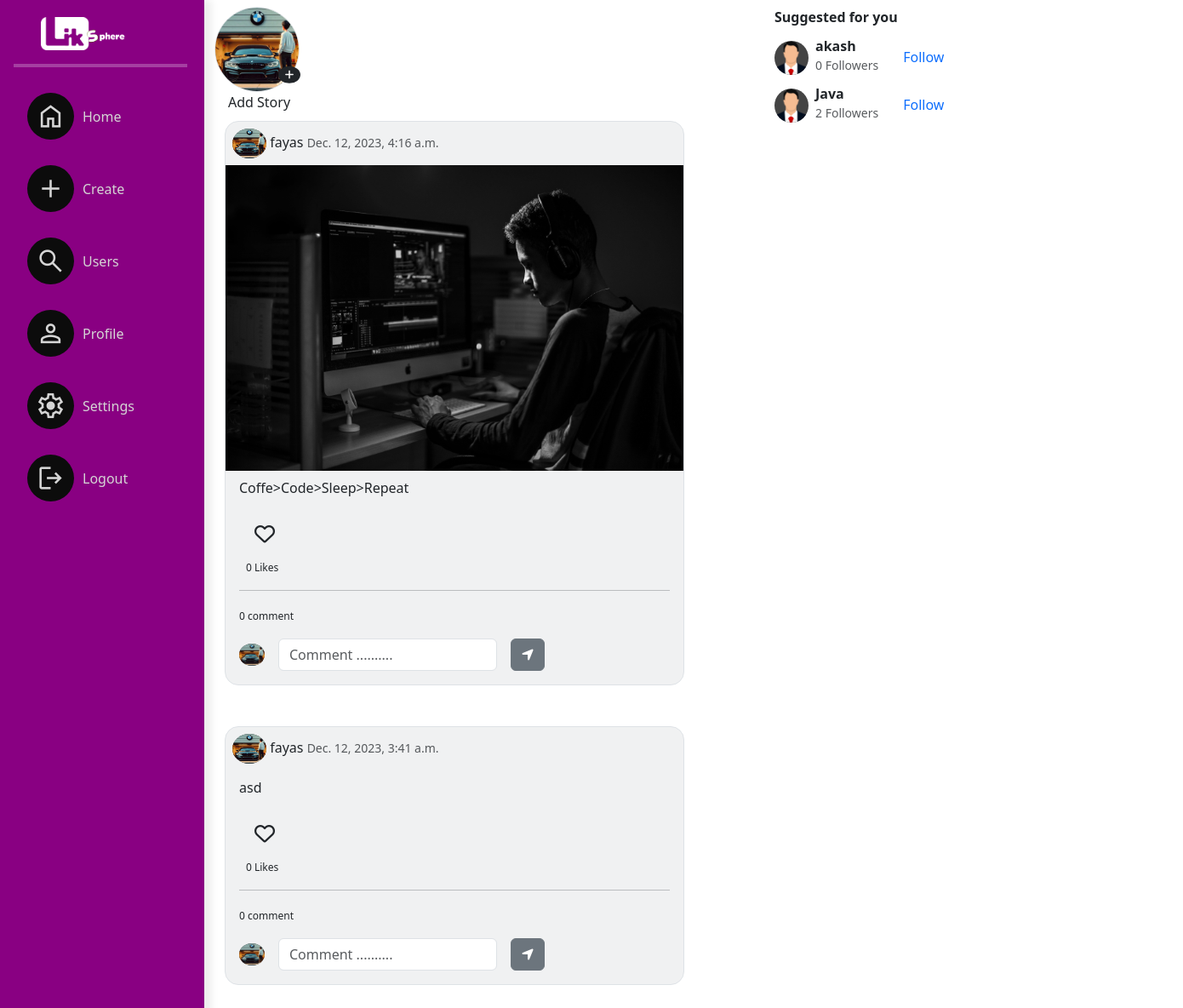
Page /linksphere/index/ (signed in) on the earlier database version.
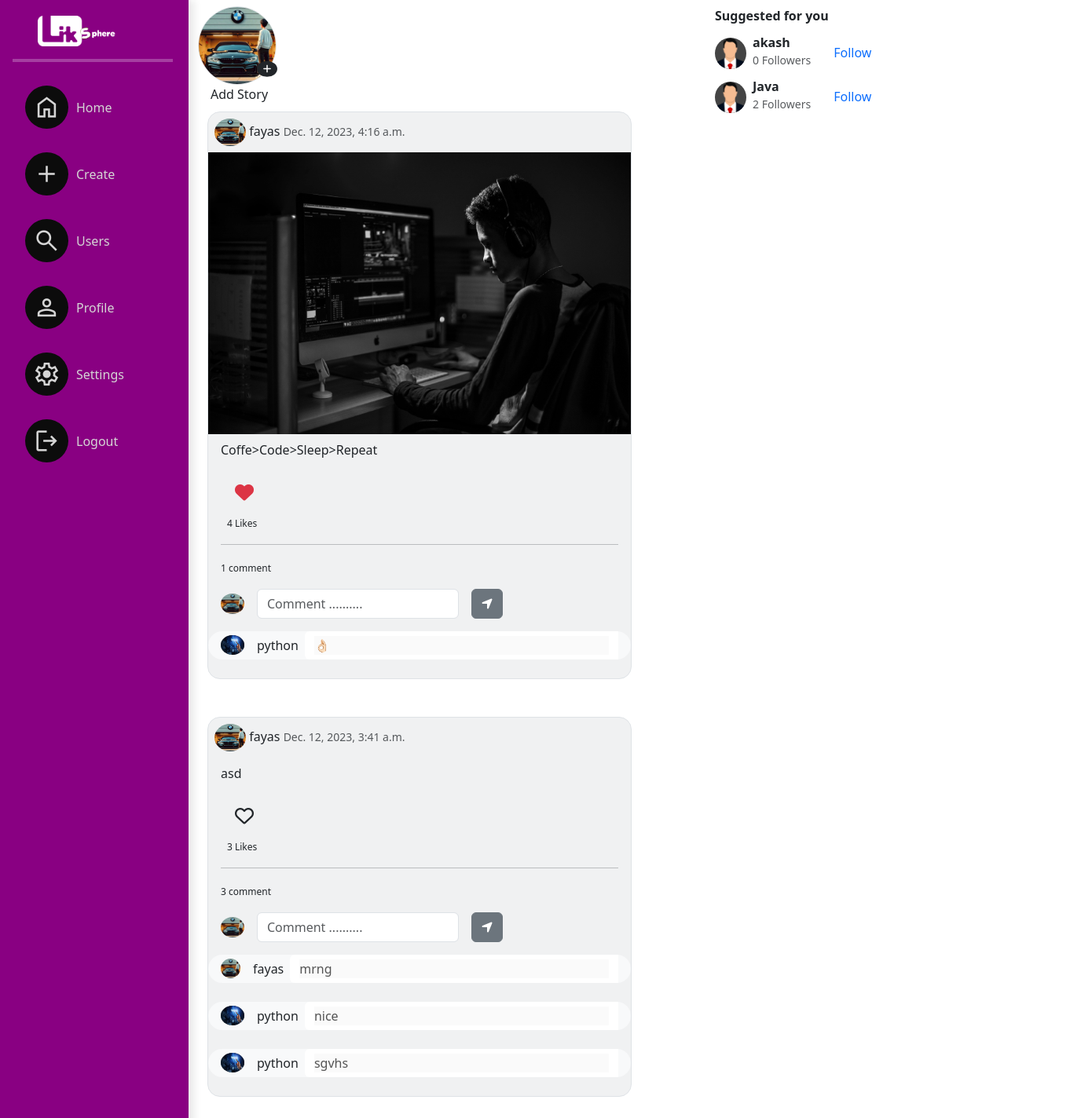
Same page on the later database version.
### socialapp/models.py (models this page shows, shortened)
class UserProfile(models.Model):
    user=models.OneToOneField(User,on_delete=models.CASCADE,related_name="profile")
    address=models.CharField(max_length=200,null=True)
    phone=models.CharField(max_length=200,null=True)
    profile_pic=models.ImageField(upload_to="profilepics",null=True,blank=True)
    dob=models.DateField(null=True)
    bio=models.CharField(max_length=200,null=True)
    following=models.ManyToManyField("self",related_name="followed_by",symmetrical=False,null=True)
    block=models.ManyToManyField("self",related_name="blocked",symmetrical=False,null=True)

class Posts(models.Model):
    user=models.ForeignKey(User,on_delete=models.CASCADE,related_name="userpost")
    title=models.CharField(max_length=200,null=True,blank=True)
    post_image=models.ImageField(upload_to="posters",null=True,blank=True)
    created_date=models.DateTimeField(auto_now_add=True)
    liked_by=models.ManyToManyField(User,related_name="post_like")

class Comments(models.Model):
    user=models.ForeignKey(User,related_name="comment",on_delete=models.CASCADE)
    text=models.CharField(max_length=200)
    created_date=models.DateTimeField(auto_now_add=True)
    post=models.ForeignKey(Posts,related_name="post_comments",on_delete=models.CASCADE)

### socialapp/views.py (the view, shortened to what this page needs)
# urls.py: path('linksphere/index/',views.IndexView.as_view(),name="index"),
@method_decorator(decs,name="dispatch")
class IndexView(CreateView,ListView):
    template_name="index.html"
    model=Posts
    form_class=PostForm
    context_object_name="data"
    def get_queryset(self):
        blocked_profiles=self.request.user.profile.block.all()
        blocked_profile_id=[pr.user.id for pr in blocked_profiles]
        qs=Posts.objects.all().exclude(user__id__in=blocked_profile_id).order_by("-created_date")
        return qs
    def get_context_data(self, **kwargs):
        context=super().get_context_data(**kwargs)
        current_date=timezone.now()
        context["stories"]=Stories.objects.filter(expiry_date__gte=current_date)
        followed_profiles=self.request.user.profile.following.all()
        profile_id=[pr.user.id for pr in followed_profiles]
        context["profiles"] = UserProfile.objects.all().exclude(user=self.request.user).exclude(user__username='admin').exclude(user__id__in=profile_id)
        return context

### socialapp/forms.py
class PostForm(forms.ModelForm):
    class Meta:
        model=Posts
        fields=["title","post_image"]

### socialapp/templates/index.html (shortened to what this page needs)
{%extends 'base.html'%}
{%load static%}
{%block body_block%}
        <div class="container list mt-2 ">
            <div class=" d-flex">
                <a href=""data-bs-toggle="modal" data-bs-target="#exampleModal" class="text-dark d-flex flex-column align-items-start ">
                    {%if request.user.profile.profile_pic%}
                        <img src="{{request.user.profile.profile_pic.url}}" alt="" class="border rounded-circle pro-relative" style="height: 100px;width: 100px;">
                    {%else%}
                        <img src="{%static 'socialapp/images/profilepic.png'%}" alt="" class="border rounded-circle bg-secondary pro-relative" style="height: 100px;width: 100px;">
                    {%endif%}
                    <span class="pro-absolute translate-middle badge rounded-circle bg-dark"><i class="fa-solid fa-plus"></i></span>
                    <span class="ms-3">Add Story</span>
                </a>
                <div class="d-flex container w-50" style="margin-left: 0; margin-right: 0;">
                </div>
                <div class="">
                    <strong>Suggested for you</strong>
                    <div>
                        {%for profile in profiles%}
                        <div class="d-flex mt-3">
                            <div class="">
                                {%if profile.profile_pic%}
                                    <img class="profile-small me-2" src="{{profile.profile_pic.url}}" alt="Avatar" height="35px">
                                {%else%}
                                    <img class="profile-small me-2" src="{%static 'socialapp/images/profilepic.png'%}" alt="Avatar">
                                {%endif%}
                            </div>
                            <div class="d-flex flex-column" style="margin-top: -6px;">
                                <strong>{{profile.user}}</strong>
                                <small class="text-body-secondary">{{profile.followed_by.count}} Followers</small>
                            </div>
                            <div class="ms-3">
                                <form action="{%url 'follow' profile.id%}" method="post" class="d-flex justify-content-evenly">
                                    {%if profile in request.user.profile.following.all%}
                                      <button type="submit" class="btn" name="action" value="unfollow">Unfollow</button>
                                    {%else%}
                                      <button type="submit" class="btn text-primary" name="action" value="follow">Follow</button>
                                    {%endif%}
                                </form>
                            </div>
                        </div>
                        {%endfor%}
                    </div>
                </div>
            </div>
            <div class="post-position">
                {%for post in data%}
              <div class="container mb-5 w-50" style="margin-left: 0;">
                <div class="border border-1 bg-secondary bg-opacity-10  rounded-4 mt-4 w-100">
                    <div class="ms-2 mt-2 mb-2">
                      {%if post.user.profile.profile_pic%}
                        <img class="profile-small" src="{{post.user.profile.profile_pic.url}}" alt="Avatar" height="35px">
                      {%else%}
                        <img class="profile-small" src="{%static 'socialapp/images/profilepic.png'%}" alt="Avatar">
                      {%endif%}
                        {{post.user}} <small class="text-body-secondary">{{post.created_date}}</small>
                    </div>
                    <div>
                        {%if post.post_image%}
                            <img src="{{post.post_image.url}}" class="h-auto w-100" alt="">
                        {%endif%}
                    </div>
                    <div class="p-2 ms-2">
                        {%if post.title%}
                            {{post.title}}
                        {%endif%}
                    </div>
                    <div class="ms-2 mt-2 mb-2 d-flex align-items-start">
                        <form action="{%url 'like' post.id%}" method="post" class="d-flex">
                            {%if request.user in post.liked_by.all%}
                                <div class="d-block flex-column">
                                    <div>
                                        <button type="submit" name="action" value="dislike" class="btn"><i class="fa-solid fa-heart fs-4 text-danger btn"></i></button>
                                    </div>
                                    <div>
                                        <span class="ms-3 spa">{{post.liked_by.all.count}} Likes</span>
                                    </div>
                                </div>
                            {%else%}
                                <div class="d-block flex-column">
                                    <div>
                                        <button type="submit" name="action" value="like" class="btn"><i class="fa-regular fa-heart fs-4 text-dark btn"></i></button>
                                    </div>
                                    <div>
                                        <span class="ms-3 spa">{{post.liked_by.all.count}} Likes</span>
                                    </div>
                                </div>
                            {%endif%}
                        </form>
                    </div>
                    <hr class="ms-3 me-3">
                        <div>
                            <span class="ms-3 spa">{{post.post_comments.all.count}} comment</span>
                        </div>
                        <div class="d-flex align-items-center p-3 ">
                            <div>
                                {%if request.user.profile.profile_pic%}
                                    <img class="profile-xsmall" src="{{request.user.profile.profile_pic.url}}" alt="Avatar" style="height: 26px;">
                                {%else%}
                                    <img class="profile-xsmall" src="{%static 'socialapp/images/profilepic.png'%}" alt="Avatar">
                                {%endif%}
                            </div>
                            <form action="{%url 'comment' post.id%}" method="post">
                                <div class="d-flex">
                                    <input type="text" class="form-control ms-3 me-3" name="text" id="" placeholder="Comment ..........">
                                    <button type="submit" class="btn btn-secondary"><i class="fa-solid fa-location-arrow"></i></button>
                                </div>
                            </form>
                        </div>
                        {%for c in post.post_comments.all%}
                        <div class="mb-4">
                                <div class="d-flex align-items-center ps-3 pe-3 mb-2 bg-light rounded-pill w-100">
                                    {%if c.user.profile.profile_pic%}
                                        <img class="profile-xsmall me-3" src="{{c.user.profile.profile_pic.url}}" alt="Avatar" style="height: 25px;">
                                    {%else%}
                                        <img class="profile-xsmall me-3" src="{%static 'socialapp/images/profilepic.png'%}" alt="Avatar">
                                    {%endif%}
                                    {{c.user}}
                                    <div class="ms-2 comment form-control rounded-end-0 border-0">
                                        <input type="text" name="" value="{{c.text}}" disabled id="" placeholder="Message .........." class="border-0 w-100">
                                    </div>
                                </div>
                        </div>
                        {%endfor%}
                </div>
              </div>
              {%endfor%}
            </div>
        </div>
{%endblock%}

### socialapp/templates/base.html (shortened to what this page needs)
<!DOCTYPE html>
<html lang="en">
{%load static%}
<head>
    <link href="https://cdn.jsdelivr.net/npm/bootstrap@5.3.2/dist/css/bootstrap.min.css" rel="stylesheet">
    <link rel="stylesheet" href="https://cdnjs.cloudflare.com/ajax/libs/font-awesome/6.5.1/css/all.min.css" />
    <link rel="stylesheet" href="{%static 'socialapp/css/user.css'%}">
</head>
<body>
    <div>
        <div class="menu">
            <a href="{%url 'index'%}"><img src="{%static 'socialapp/images/linkspherena.png'%}" alt="Logo=" width="100" class="ms-5"></a>
            <hr class="border border-light border-2 ms-3">
            <ul class="menu-content">
                <li><a href="{%url 'index'%}"><span class="material-symbols-outlined">home</span><span>Home</span></a></li>
                <li><a href="{%url 'upload-post'%}"><span class="material-symbols-outlined">add</span><span>Create</span></a></li>
                <li><a href="{%url 'profile-list'%}"><span class="material-symbols-outlined">search</span><span>Users</span></a></li>
                <li><a href="{%url 'profile-details' request.user.profile.id%}"><span class="material-symbols-outlined">person</span><span>Profile</span></a></li>
                <li><a href="#"><span class="material-symbols-outlined">settings</span><span>Settings</span></a></li>
                <li><a href="{%url 'signout'%}"><span class="material-symbols-outlined">logout</span><span>Logout</span></a></li>
            </ul>
        </div>
{%block body_block%}
{%endblock%}
</div>
</body>
</html>

### socialapp/static/socialapp/css/user.css (style rules this page uses)
* { margin: 0; padding: 0; box-sizing: border-box; }
.menu { height: 100%; background: #890082; padding: 20px 20px 20px 0; width: 240px; box-shadow: 8px 0px 9px 0px #00000014; backdrop-filter: blur(5px); min-height: 100vh; position: fixed; }
.menu-content li { list-style: none; border-radius: 10px 10px 10px 10px; margin-top: 30px; }
a { text-decoration: none; color: rgb(213, 213, 213); display: flex; align-items: center; }
.material-symbols-outlined { font-size: 35px; margin-right: 10px; background: #0c0c0c; border-radius: 50%; padding: 10px; }
.list { position: absolute; top: 0%; margin-left: 240px; }
img { max-width: 100%; }
img { vertical-align: middle; border-style: none; }
.profile-small { width:40px; border-radius: 50%; background-color: rgb(68, 68, 68); }
.profile-xsmall { width:30px; border-radius: 50%; background-color: rgb(68, 68, 68); }
.spa { font-size: 12px; }
.pro-relative { position: relative; }
.pro-absolute { position: absolute; left: 100px; top: 80px; }
.post-position { position: absolute; top: 70%; margin-top: 15px; }

Differences in the rows shown:
computed for Posts "Coffe>Code>Sleep>Repeat": post_comments.all.count "0" → "1"; liked_by.all.count "0" → "4"
added Comments: user.profile.profile_pic (picture), user "python", text "👌🏻", shown under Posts "Coffe>Code>Sleep>Repeat"
computed for Posts "asd": liked_by.all.count "0" → "3"; post_comments.all.count "0" → "3"
added Comments: user.profile.profile_pic (picture), user "fayas", text "mrng", shown under Posts "asd"
added Comments: user.profile.profile_pic (picture), user "python", text "nice", shown under Posts "asd"
added Comments: user.profile.profile_pic (picture), user "python", text "sgvhs", shown under Posts "asd"
